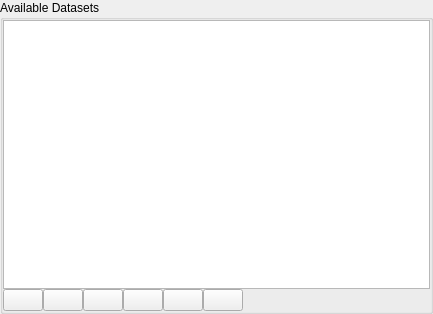
<?xml version="1.0" encoding="UTF-8"?>
<ui version="4.0">
 <class>QgsMeshDatasetGroupTreeWidgetBase</class>
 <widget class="QWidget" name="QgsMeshDatasetGroupTreeWidgetBase">
  <property name="geometry">
   <rect>
    <x>0</x>
    <y>0</y>
    <width>433</width>
    <height>314</height>
   </rect>
  </property>
  <property name="windowTitle">
   <string>Available Mesh Dataset Groups</string>
  </property>
  <layout class="QHBoxLayout" name="horizontalLayout">
   <property name="leftMargin">
    <number>0</number>
   </property>
   <property name="topMargin">
    <number>0</number>
   </property>
   <property name="rightMargin">
    <number>0</number>
   </property>
   <property name="bottomMargin">
    <number>0</number>
   </property>
   <item>
    <widget class="QGroupBox" name="groupBox">
     <property name="title">
      <string>Available Datasets</string>
     </property>
     <layout class="QVBoxLayout" name="verticalLayout_7">
      <property name="spacing">
       <number>0</number>
      </property>
      <property name="leftMargin">
       <number>0</number>
      </property>
      <property name="topMargin">
       <number>0</number>
      </property>
      <property name="rightMargin">
       <number>0</number>
      </property>
      <property name="bottomMargin">
       <number>0</number>
      </property>
      <item>
       <widget class="QgsMeshDatasetGroupTreeView" name="mDatasetGroupTreeView"/>
      </item>
      <item>
       <layout class="QHBoxLayout" name="horizontalLayout_2">
        <property name="topMargin">
         <number>0</number>
        </property>
        <item>
         <widget class="QPushButton" name="mAddDatasetButton">
          <property name="toolTip">
           <string>Assign Extra Dataset to Mesh</string>
          </property>
          <property name="text">
           <string/>
          </property>
          <property name="icon">
           <iconset resource="../../../images/images.qrc">
            <normaloff>:/images/themes/default/mActionAdd.svg</normaloff>:/images/themes/default/mActionAdd.svg</iconset>
          </property>
          <property name="iconSize">
           <size>
            <width>20</width>
            <height>20</height>
           </size>
          </property>
         </widget>
        </item>
        <item>
         <widget class="QPushButton" name="mCollapseButton">
          <property name="toolTip">
           <string>Collapse All</string>
          </property>
          <property name="text">
           <string/>
          </property>
          <property name="icon">
           <iconset resource="../../../images/images.qrc">
            <normaloff>:/images/themes/default/mActionCollapseTree.svg</normaloff>:/images/themes/default/mActionCollapseTree.svg</iconset>
          </property>
          <property name="iconSize">
           <size>
            <width>20</width>
            <height>20</height>
           </size>
          </property>
         </widget>
        </item>
        <item>
         <widget class="QPushButton" name="mExpandButton">
          <property name="toolTip">
           <string>Expand All</string>
          </property>
          <property name="text">
           <string/>
          </property>
          <property name="icon">
           <iconset resource="../../../images/images.qrc">
            <normaloff>:/images/themes/default/mActionExpandTree.svg</normaloff>:/images/themes/default/mActionExpandTree.svg</iconset>
          </property>
          <property name="iconSize">
           <size>
            <width>20</width>
            <height>20</height>
           </size>
          </property>
         </widget>
        </item>
        <item>
         <widget class="QPushButton" name="mCheckAllButton">
          <property name="toolTip">
           <string>Check All</string>
          </property>
          <property name="text">
           <string/>
          </property>
          <property name="icon">
           <iconset resource="../../../images/images.qrc">
            <normaloff>:/images/themes/default/mActionSelectAllTree.svg</normaloff>:/images/themes/default/mActionSelectAllTree.svg</iconset>
          </property>
          <property name="iconSize">
           <size>
            <width>20</width>
            <height>20</height>
           </size>
          </property>
         </widget>
        </item>
        <item>
         <widget class="QPushButton" name="mUnCheckAllButton">
          <property name="text">
           <string/>
          </property>
          <property name="icon">
           <iconset resource="../../../images/images.qrc">
            <normaloff>:/images/themes/default/mActionDeselectAllTree.svg</normaloff>:/images/themes/default/mActionDeselectAllTree.svg</iconset>
          </property>
          <property name="iconSize">
           <size>
            <width>20</width>
            <height>20</height>
           </size>
          </property>
         </widget>
        </item>
        <item>
         <widget class="QPushButton" name="mResetDefaultButton">
          <property name="toolTip">
           <string>Reset Default</string>
          </property>
          <property name="text">
           <string/>
          </property>
          <property name="icon">
           <iconset resource="../../../images/images.qrc">
            <normaloff>:/images/themes/default/mActionRefresh.svg</normaloff>:/images/themes/default/mActionRefresh.svg</iconset>
          </property>
          <property name="iconSize">
           <size>
            <width>20</width>
            <height>20</height>
           </size>
          </property>
         </widget>
        </item>
        <item>
         <spacer name="horizontalSpacer_2">
          <property name="orientation">
           <enum>Qt::Horizontal</enum>
          </property>
          <property name="sizeHint" stdset="0">
           <size>
            <width>40</width>
            <height>20</height>
           </size>
          </property>
         </spacer>
        </item>
       </layout>
      </item>
     </layout>
    </widget>
   </item>
  </layout>
 </widget>
 <customwidgets>
  <customwidget>
   <class>QgsMeshDatasetGroupTreeView</class>
   <extends>QTreeView</extends>
   <header>qgsmeshdatasetgrouptreeview.h</header>
  </customwidget>
 </customwidgets>
 <resources>
  <include location="../../../images/images.qrc"/>
 </resources>
 <connections/>
</ui>
